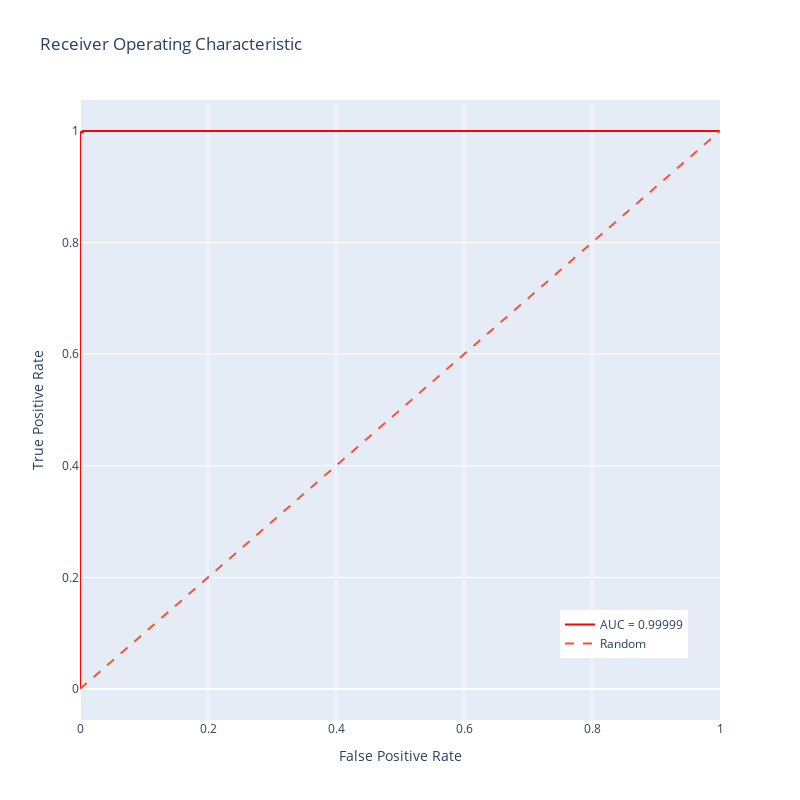

Here is the notebook cell this chart was saved with:
### Code cell
plot_roc_curve(log_reg_fpr, log_reg_tpr, log_reg_roc_auc)

### Figure 1 — Plotly figure (JSON) as saved in the notebook; plotly's stock layout.template omitted (floating-point values rounded to 4 significant figures; data arrays with more than 128 entries replaced by an {"elided": "..."} marker saying what was removed)
{"data": [{"line": {"color": "red"}, "mode": "lines", "name": "AUC = 0.99999", "type": "scatter", "x": {"elided": "447 float values"}, "y": {"elided": "447 float values"}}, {"line": {"dash": "dash"}, "mode": "lines", "name": "Random", "type": "scatter", "x": [0, 1], "y": [0, 1]}], "layout": {"height": 800, "legend": {"x": 0.75, "y": 0.1}, "title": {"text": "Receiver Operating Characteristic"}, "width": 800, "xaxis": {"title": {"text": "False Positive Rate"}}, "yaxis": {"title": {"text": "True Positive Rate"}}}}
